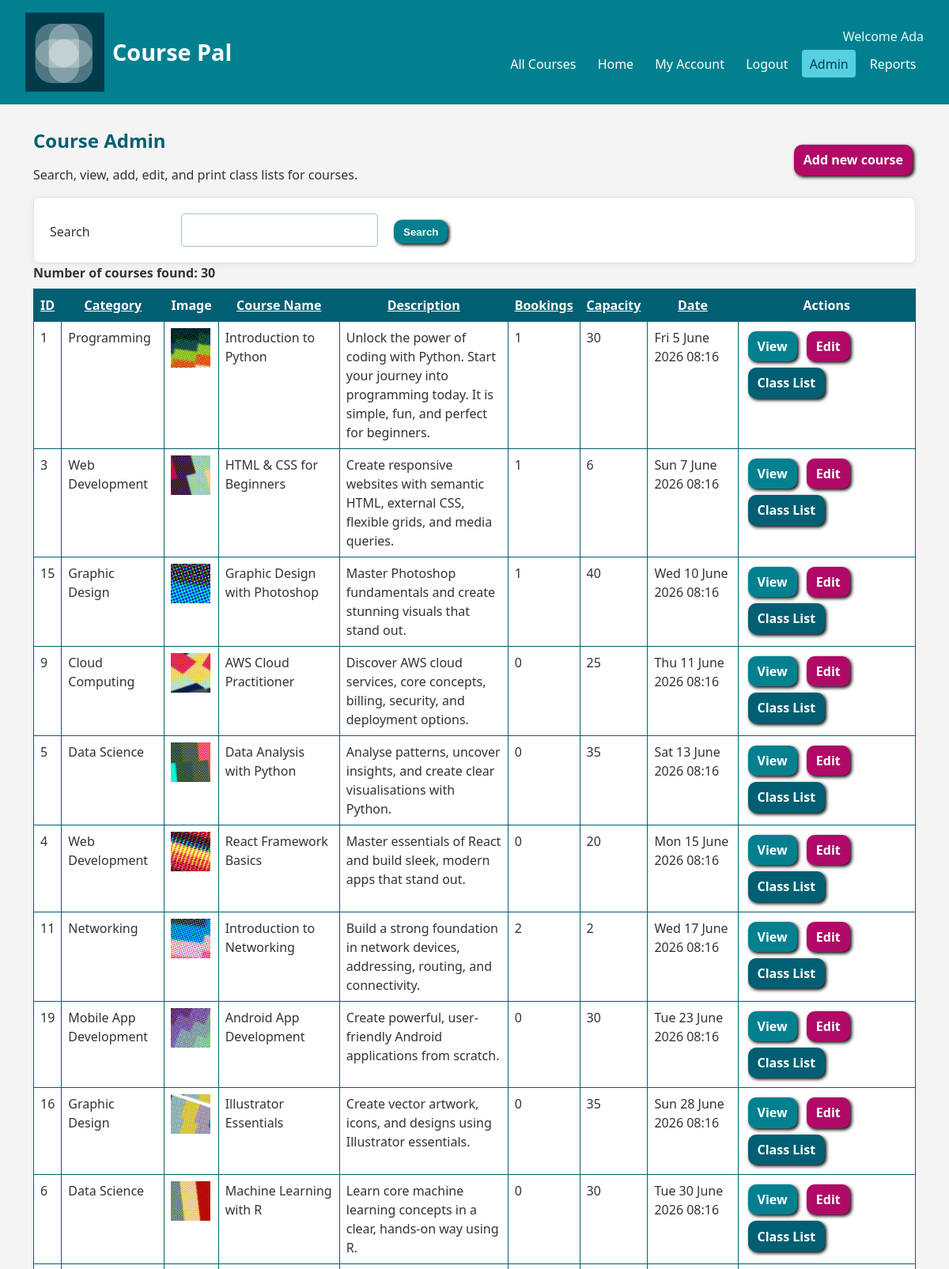
/admin.php (signed in, upper part), run on the app's committed database.
### tables this page shows
CREATE TABLE courses (
  course_id INT NOT NULL AUTO_INCREMENT,
  name VARCHAR(150) NOT NULL,
  description MEDIUMTEXT NOT NULL,
  category_id INT NOT NULL,
  capacity INT NOT NULL,
  date DATETIME NOT NULL,
  course_image TEXT NOT NULL,
  PRIMARY KEY (course_id),
  CONSTRAINT fk_courses_category FOREIGN KEY (category_id) REFERENCES categories(category_id),
  CONSTRAINT check_course_capacity CHECK (capacity > 0)
);

CREATE TABLE categories (
  category_id INT NOT NULL AUTO_INCREMENT,
  category_name VARCHAR(100) NOT NULL,
  category_description VARCHAR(255) NOT NULL,
  category_colour VARCHAR(255) NOT NULL,
  PRIMARY KEY (category_id),
  UNIQUE KEY unique_category_name (category_name)
);

### includes/connectdb.php (called while the page is built, shortened)
<?php
function e(string|int|null $value): string
{
    return htmlspecialchars((string) $value, ENT_QUOTES, 'UTF-8');
}
function format_course_date(?string $date): string
{
    return (new DateTime($date))->format('D j F Y H:i');
}
?>

### admin.php (the view, shortened to what this page needs)
<?php
require 'includes/connectdb.php';
$search = trim($_GET['search'] ?? '');
$allowedColumns = [
    'course_id' => 'courses.course_id',
    'category_name' => 'categories.category_name',
    'name' => 'courses.name',
    'description' => 'courses.description',
    'total_bookings' => 'total_bookings',
    'capacity' => 'courses.capacity',
    'date' => 'courses.date',
];
$order = $_GET['order'] ?? 'date';
$sortOrder = $allowedColumns[$order] ?? 'courses.date';
$courses = [];
if ($pdo) {
    $sql = 'SELECT courses.*, categories.category_name,
                   COUNT(bookings.booking_id) AS total_bookings
            FROM courses
            INNER JOIN categories ON courses.category_id = categories.category_id
            LEFT JOIN bookings ON bookings.course_id = courses.course_id';
    $params = [];
    $sql .= " GROUP BY courses.course_id, categories.category_name ORDER BY {$sortOrder}";
    $statement = $pdo->prepare($sql);
    $statement->execute($params);
    $courses = $statement->fetchAll();
}
function admin_sort_link(string $label, string $order, string $search): string
{
    $query = http_build_query(array_filter(['order' => $order, 'search' => $search], fn($value) => $value !== ''));
    return '<a href="admin.php?' . e($query) . '">' . e($label) . '</a>';
}
require 'includes/header.php';
?>
<section>
  <div class="section-heading">
    <div>
      <h1>Course Admin</h1>
      <p>Search, view, add, edit, and print class lists for courses.</p>
    </div>
    <a class="btn btn_admin" href="course-add.php">Add new course</a>
  </div>
  <form class="searchbox panel" method="get" action="admin.php">
    <label for="search">Search</label>
    <input id="search" name="search" type="text" value="<?php echo e($search); ?>">
    <button class="btn" type="submit">Search</button>
  </form>
  <table>
    <caption>Number of courses found: <?php echo e(count($courses)); ?></caption>
    <tr>
      <th><?php echo admin_sort_link('ID', 'course_id', $search); ?></th>
      <th><?php echo admin_sort_link('Category', 'category_name', $search); ?></th>
      <th>Image</th>
      <th><?php echo admin_sort_link('Course Name', 'name', $search); ?></th>
      <th><?php echo admin_sort_link('Description', 'description', $search); ?></th>
      <th><?php echo admin_sort_link('Bookings', 'total_bookings', $search); ?></th>
      <th><?php echo admin_sort_link('Capacity', 'capacity', $search); ?></th>
      <th><?php echo admin_sort_link('Date', 'date', $search); ?></th>
      <th>Actions</th>
    </tr>
    <?php foreach ($courses as $course): ?>
      <tr>
        <td><?php echo e($course['course_id']); ?></td>
        <td><?php echo e($course['category_name']); ?></td>
        <td><img class="thumb" src="uploads/<?php echo e($course['course_image']); ?>" alt="<?php echo e($course['name']); ?> course image"></td>
        <td><?php echo e($course['name']); ?></td>
        <td><?php echo e($course['description']); ?></td>
        <td><?php echo e($course['total_bookings']); ?></td>
        <td><?php echo e($course['capacity']); ?></td>
        <td><?php echo e(format_course_date($course['date'])); ?></td>
        <td class="actions">
          <a class="btn" href="course.php?id=<?php echo e($course['course_id']); ?>">View</a>
          <a class="btn btn_admin" href="course-edit.php?id=<?php echo e($course['course_id']); ?>">Edit</a>
          <a class="btn btn_secondary" href="class-list.php?id=<?php echo e($course['course_id']); ?>">Class List</a>
        </td>
      </tr>
    <?php endforeach; ?>
  </table>
</section>
<?php require 'includes/footer.php'; ?>

### css/styles.css (style rules this page uses)
* { box-sizing: border-box; }
body { margin: 0; font-family: 'Segoe UI', Arial, sans-serif; background-color: #f4f4f4; color: #333; line-height: 1.5; }
section, article, aside { margin: 1.5rem 0; }
section { padding: 0 1rem; }
a { color: #005f73; }
h1, h2, h3, h4, h5, h6 { color: #005f73; margin: 0.5rem 0; line-height: 1.2; }
.panel { background: white; border: 1px solid #d7e8eb; border-radius: 8px; padding: 1.25rem; box-shadow: 0 2px 8px rgba(0, 0, 0, 0.06); }
.layout, .homelayout, .section-heading, .buttons, .searchbox, .login-form { display: flex; gap: 1rem; }
.section-heading { align-items: center; justify-content: space-between; }
label { display: inline-flex; margin: 0.4rem 0; width: 150px; }
input, textarea, select { background: #fff; border: 1px solid #9cc7ce; border-radius: 4px; display: inline-block; font: inherit; margin-bottom: 1rem; max-width: 100%; padding: 0.5rem; }
.login-form, .searchbox { align-items: flex-end; flex-wrap: wrap; }
.searchbox input { margin-bottom: 0; }
table { background: white; border-collapse: collapse; width: 100%; }
caption { font-weight: bold; margin-bottom: 0.5rem; text-align: left; }
td, th { border: 1px solid #005f73; padding: 0.5rem; vertical-align: top; }
th { background-color: #005f73; color: white; }
th a { color: white; }
.actions { min-width: 220px; }
.thumb { height: 50px; object-fit: cover; width: 50px; }
.btn { background-color: #028090; border: 0; border-radius: 10px; box-shadow: black 2px 2px 4px; color: white; cursor: pointer; display: inline-block; font-weight: bold; margin: 0.25rem; padding: 0.45rem 0.75rem; text-decoration: none; }
.btn_secondary { background-color: #005f73; }
.btn_admin { background-color: #b00967; }

### data on the page
courses: course_id "1", category.category_name "Programming", course_image (picture), name "Introduction to Python", description "Unlock the power of coding with Python. Start your journey into programming today. It is simple, fun, and perfect for beginners.", total_bookings "1", capacity "30", date "Fri 5 June 2026 08:16"
courses: course_id "3", category.category_name "Web Development", course_image (picture), name "HTML & CSS for Beginners", description "Create responsive websites with semantic HTML, external CSS, flexible grids, and media queries.", total_bookings "1", capacity "6", date "Sun 7 June 2026 08:16"
courses: course_id "15", category.category_name "Graphic Design", course_image (picture), name "Graphic Design with Photoshop", description "Master Photoshop fundamentals and create stunning visuals that stand out.", total_bookings "1", capacity "40", date "Wed 10 June 2026 08:16"
courses: course_id "9", category.category_name "Cloud Computing", course_image (picture), name "AWS Cloud Practitioner", description "Discover AWS cloud services, core concepts, billing, security, and deployment options.", total_bookings "0", capacity "25", date "Thu 11 June 2026 08:16"
courses: course_id "5", category.category_name "Data Science", course_image (picture), name "Data Analysis with Python", description "Analyse patterns, uncover insights, and create clear visualisations with Python.", total_bookings "0", capacity "35", date "Sat 13 June 2026 08:16"
courses: course_id "4", category.category_name "Web Development", course_image (picture), name "React Framework Basics", description "Master essentials of React and build sleek, modern apps that stand out.", total_bookings "0", capacity "20", date "Mon 15 June 2026 08:16"
courses: course_id "11", category.category_name "Networking", course_image (picture), name "Introduction to Networking", description "Build a strong foundation in network devices, addressing, routing, and connectivity.", total_bookings "2", capacity "2", date "Wed 17 June 2026 08:16"
courses: course_id "19", category.category_name "Mobile App Development", course_image (picture), name "Android App Development", description "Create powerful, user-friendly Android applications from scratch.", total_bookings "0", capacity "30", date "Tue 23 June 2026 08:16"
courses: course_id "16", category.category_name "Graphic Design", course_image (picture), name "Illustrator Essentials", description "Create vector artwork, icons, and designs using Illustrator essentials.", total_bookings "0", capacity "35", date "Sun 28 June 2026 08:16"
courses: course_id "6", category.category_name "Data Science", course_image (picture), name "Machine Learning with R", description "Learn core machine learning concepts in a clear, hands-on way using R.", total_bookings "0", capacity "30", date "Tue 30 June 2026 08:16"

### other printed values
$welcomeName "Ada"
count($courses) "30"
$label "ID Category Course Name Description Bookings Capacity Date"
